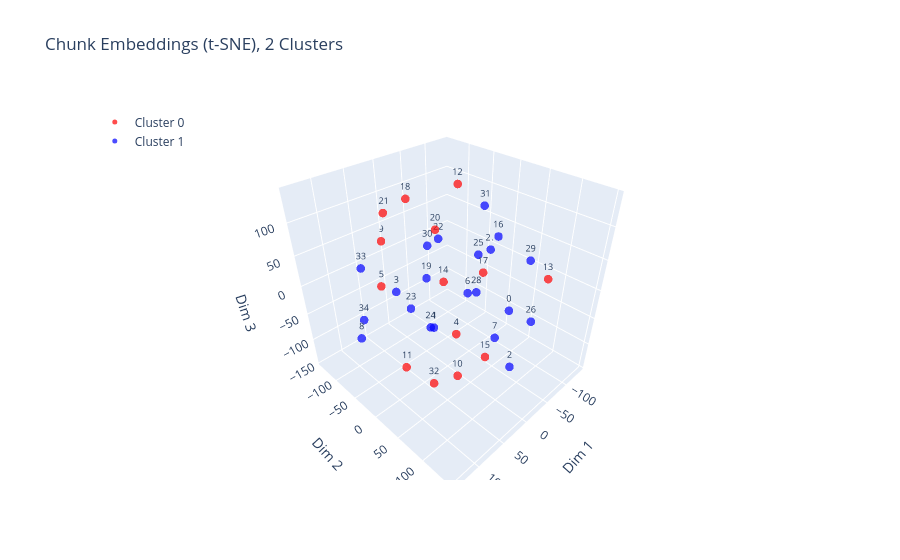

The cell this chart's notebook holds for it:
### Code cell
import numpy as np
import plotly.graph_objects as go
from sklearn.manifold import TSNE
from sklearn.cluster import KMeans

# Reduce embeddings to 3D
reduced = TSNE(
    n_components=3,
    random_state=42,
    perplexity=min(30, len(embeddings) - 1)
).fit_transform(np.array(embeddings))

# Cluster
labels = KMeans(n_clusters=2, random_state=42).fit_predict(np.array(embeddings))

# Interactive 3D scatter, colored by cluster, labeled by chunk id
colors = ['red', 'blue']
fig = go.Figure()

for cluster_id in range(2):
    mask = labels == cluster_id
    idxs = np.where(mask)[0]
    chunk_labels = [str(i) for i in idxs]  # assumes chunk id == index into `chunks`

    fig.add_trace(go.Scatter3d(
        x=reduced[mask, 0],
        y=reduced[mask, 1],
        z=reduced[mask, 2],
        mode="markers+text",
        marker=dict(size=5, color=colors[cluster_id], opacity=0.7),
        text=chunk_labels,
        textposition="top center",
        textfont=dict(size=9),
        name=f"Cluster {cluster_id}",
        hovertemplate="Chunk ID: %{text}<extra></extra>"
    ))

fig.update_layout(
    title="Chunk Embeddings (t-SNE), 2 Clusters",
    scene=dict(xaxis_title="Dim 1", yaxis_title="Dim 2", zaxis_title="Dim 3"),
    legend=dict(x=0.02, y=0.98)
)

fig.show()

# Cluster summaries (unchanged)
for cluster_id in range(2):
    cluster_chunks = [chunks[i] for i, l in enumerate(labels) if l == cluster_id]
    sample = "\n---\n".join(cluster_chunks[:5])

    response = client.chat.completions.create(
        model="gpt-4o-mini",
        max_tokens=200,
        messages=[{"role": "user", "content": f"Summarize the themes of these text chunks in 2-3 sentences:\n\n-{sample}"}]
    )
    print(f"Cluster {cluster_id} summary: {response.choices[0].message.content}")

### Figure 1 — Plotly figure (JSON) as saved in the notebook; plotly's stock layout.template omitted (floating-point values rounded to 4 significant figures)
{"data": [{"hovertemplate": "Chunk ID: %{text}<extra></extra>", "marker": {"color": "red", "opacity": 0.7, "size": 5}, "mode": "markers+text", "name": "Cluster 0", "text": ["4", "5", "9", "10", "11", "12", "13", "14", "15", "17", "18", "20", "21", "32"], "textfont": {"size": 9}, "textposition": "top center", "type": "scatter3d", "x": [12.79, 112.6, 6.411, 10.38, 79.27, -36.18, -70.28, -81.23, 41.01, 37.79, -15.38, 49.82, 64.69, 92.81], "y": [30.61, 1.418, -140.3, 32.1, -4.84, -16.91, 116.8, -91.91, 108.9, 96.21, -101.3, 30.32, -48.14, 68.52], "z": [-59.58, 58.59, 22.4, -144.7, -103.9, 139.5, 36.9, -73.04, -32.88, 87.49, 98.65, 122.1, 121.6, -71.91]}, {"hovertemplate": "Chunk ID: %{text}<extra></extra>", "marker": {"color": "blue", "opacity": 0.7, "size": 5}, "mode": "markers+text", "name": "Cluster 1", "text": ["0", "1", "2", "3", "6", "7", "8", "16", "19", "22", "23", "24", "25", "26", "27", "28", "29", "30", "31", "33", "34"], "textfont": {"size": 9}, "textposition": "top center", "type": "scatter3d", "x": [-53.53, 86.77, -16.83, 6.835, 8.868, -74.52, 135.9, -36.72, -6.14, -64.63, 58.14, -5.272, -58.41, 7.815, -138.6, -68.95, -127.8, 11.27, -110.6, 80.53, 85.72], "y": [70.95, 64.52, 107.4, -111.3, 46.92, 32.78, -21.48, 56.11, -50.94, -85.98, -12.55, -43.98, 4.539, 148.2, -38.47, -5.68, 48.53, -27.35, -32.22, -89.98, -91.61], "z": [-31.4, 16.44, -91.87, -59.69, 19.08, -119.3, -23.64, 89.7, -10.62, 20.2, -12.21, -101.8, 31.8, 28.32, -10.43, -45.4, 10.62, 61.85, 79.31, 28.29, -61.9]}], "layout": {"legend": {"x": 0.02, "y": 0.98}, "scene": {"xaxis": {"title": {"text": "Dim 1"}}, "yaxis": {"title": {"text": "Dim 2"}}, "zaxis": {"title": {"text": "Dim 3"}}}, "title": {"text": "Chunk Embeddings (t-SNE), 2 Clusters"}}}
